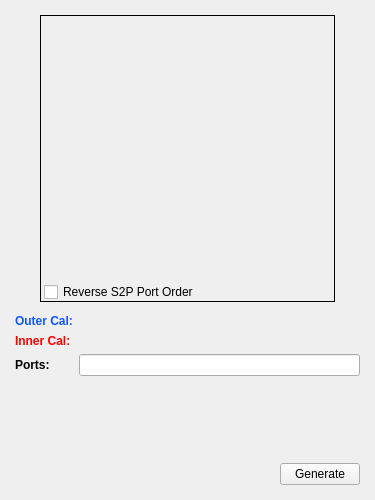
<?xml version="1.0" encoding="UTF-8"?>
<ui version="4.0">
 <class>MainWindow</class>
 <widget class="QMainWindow" name="MainWindow">
  <property name="geometry">
   <rect>
    <x>0</x>
    <y>0</y>
    <width>375</width>
    <height>500</height>
   </rect>
  </property>
  <property name="windowTitle">
   <string>RSA Deembed</string>
  </property>
  <property name="windowIcon">
   <iconset>
    <normaloff>:/new/icon_resource/RS.ico</normaloff>
    <normalon>:/new/icon_resource/RS.ico</normalon>:/new/icon_resource/RS.ico</iconset>
  </property>
  <widget class="QWidget" name="centralWidget">
   <layout class="QVBoxLayout" name="verticalLayout">
    <property name="leftMargin">
     <number>15</number>
    </property>
    <property name="topMargin">
     <number>15</number>
    </property>
    <property name="rightMargin">
     <number>15</number>
    </property>
    <property name="bottomMargin">
     <number>15</number>
    </property>
    <item>
     <widget class="QWidget" name="widget_5" native="true">
      <layout class="QHBoxLayout" name="horizontalLayout_5">
       <property name="spacing">
        <number>0</number>
       </property>
       <property name="leftMargin">
        <number>0</number>
       </property>
       <property name="topMargin">
        <number>0</number>
       </property>
       <property name="rightMargin">
        <number>0</number>
       </property>
       <property name="bottomMargin">
        <number>0</number>
       </property>
       <item>
        <spacer name="horizontalSpacer_2">
         <property name="orientation">
          <enum>Qt::Horizontal</enum>
         </property>
         <property name="sizeHint" stdset="0">
          <size>
           <width>0</width>
           <height>20</height>
          </size>
         </property>
        </spacer>
       </item>
       <item>
        <widget class="QWidget" name="diagramWidget" native="true">
         <property name="sizePolicy">
          <sizepolicy hsizetype="Fixed" vsizetype="Fixed">
           <horstretch>0</horstretch>
           <verstretch>0</verstretch>
          </sizepolicy>
         </property>
         <property name="minimumSize">
          <size>
           <width>295</width>
           <height>287</height>
          </size>
         </property>
         <property name="maximumSize">
          <size>
           <width>295</width>
           <height>287</height>
          </size>
         </property>
         <widget class="QCheckBox" name="portOrderCheckbox">
          <property name="geometry">
           <rect>
            <x>4</x>
            <y>267</y>
            <width>291</width>
            <height>20</height>
           </rect>
          </property>
          <property name="text">
           <string>Reverse S2P Port Order</string>
          </property>
         </widget>
         <widget class="QLabel" name="diagramLabel">
          <property name="geometry">
           <rect>
            <x>0</x>
            <y>0</y>
            <width>295</width>
            <height>287</height>
           </rect>
          </property>
          <property name="frameShape">
           <enum>QFrame::Box</enum>
          </property>
          <property name="text">
           <string/>
          </property>
          <property name="pixmap">
           <pixmap resource="Resources.qrc">:/diagrams/Images/CalPlanes_150.png</pixmap>
          </property>
         </widget>
         <zorder>diagramLabel</zorder>
         <zorder>portOrderCheckbox</zorder>
        </widget>
       </item>
       <item>
        <spacer name="horizontalSpacer_3">
         <property name="orientation">
          <enum>Qt::Horizontal</enum>
         </property>
         <property name="sizeHint" stdset="0">
          <size>
           <width>0</width>
           <height>20</height>
          </size>
         </property>
        </spacer>
       </item>
      </layout>
     </widget>
    </item>
    <item>
     <widget class="QWidget" name="widget" native="true">
      <layout class="QGridLayout" name="gridLayout">
       <property name="leftMargin">
        <number>0</number>
       </property>
       <property name="topMargin">
        <number>6</number>
       </property>
       <property name="rightMargin">
        <number>0</number>
       </property>
       <property name="bottomMargin">
        <number>0</number>
       </property>
       <item row="1" column="0">
        <widget class="QLabel" name="innerLabel">
         <property name="palette">
          <palette>
           <active>
            <colorrole role="WindowText">
             <brush brushstyle="SolidPattern">
              <color alpha="255">
               <red>255</red>
               <green>0</green>
               <blue>0</blue>
              </color>
             </brush>
            </colorrole>
           </active>
           <inactive>
            <colorrole role="WindowText">
             <brush brushstyle="SolidPattern">
              <color alpha="255">
               <red>255</red>
               <green>0</green>
               <blue>0</blue>
              </color>
             </brush>
            </colorrole>
           </inactive>
           <disabled>
            <colorrole role="WindowText">
             <brush brushstyle="SolidPattern">
              <color alpha="255">
               <red>120</red>
               <green>120</green>
               <blue>120</blue>
              </color>
             </brush>
            </colorrole>
           </disabled>
          </palette>
         </property>
         <property name="font">
          <font>
           <weight>75</weight>
           <bold>true</bold>
          </font>
         </property>
         <property name="text">
          <string>Inner Cal:</string>
         </property>
        </widget>
       </item>
       <item row="2" column="0">
        <widget class="QLabel" name="portsLabel">
         <property name="font">
          <font>
           <weight>75</weight>
           <bold>true</bold>
          </font>
         </property>
         <property name="text">
          <string>Ports:</string>
         </property>
        </widget>
       </item>
       <item row="0" column="0">
        <widget class="QLabel" name="outerLabel">
         <property name="palette">
          <palette>
           <active>
            <colorrole role="WindowText">
             <brush brushstyle="SolidPattern">
              <color alpha="255">
               <red>15</red>
               <green>87</green>
               <blue>255</blue>
              </color>
             </brush>
            </colorrole>
           </active>
           <inactive>
            <colorrole role="WindowText">
             <brush brushstyle="SolidPattern">
              <color alpha="255">
               <red>15</red>
               <green>87</green>
               <blue>255</blue>
              </color>
             </brush>
            </colorrole>
           </inactive>
           <disabled>
            <colorrole role="WindowText">
             <brush brushstyle="SolidPattern">
              <color alpha="255">
               <red>120</red>
               <green>120</green>
               <blue>120</blue>
              </color>
             </brush>
            </colorrole>
           </disabled>
          </palette>
         </property>
         <property name="font">
          <font>
           <weight>75</weight>
           <bold>true</bold>
          </font>
         </property>
         <property name="text">
          <string>Outer Cal:</string>
         </property>
        </widget>
       </item>
       <item row="2" column="1">
        <widget class="QLineEdit" name="portsEdit">
         <property name="focusPolicy">
          <enum>Qt::NoFocus</enum>
         </property>
         <property name="text">
          <string/>
         </property>
         <property name="readOnly">
          <bool>true</bool>
         </property>
        </widget>
       </item>
       <item row="0" column="1">
        <widget class="CalWidget" name="outerCal" native="true"/>
       </item>
       <item row="1" column="1">
        <widget class="CalWidget" name="innerCal" native="true"/>
       </item>
      </layout>
     </widget>
    </item>
    <item>
     <widget class="RsaToolbox::ErrorLabel" name="error" native="true">
      <property name="minimumSize">
       <size>
        <width>0</width>
        <height>16</height>
       </size>
      </property>
     </widget>
    </item>
    <item>
     <spacer name="verticalSpacer">
      <property name="orientation">
       <enum>Qt::Vertical</enum>
      </property>
      <property name="sizeHint" stdset="0">
       <size>
        <width>20</width>
        <height>40</height>
       </size>
      </property>
     </spacer>
    </item>
    <item>
     <widget class="QWidget" name="widget_4" native="true">
      <layout class="QHBoxLayout" name="horizontalLayout_4">
       <property name="spacing">
        <number>0</number>
       </property>
       <property name="leftMargin">
        <number>0</number>
       </property>
       <property name="topMargin">
        <number>0</number>
       </property>
       <property name="rightMargin">
        <number>0</number>
       </property>
       <property name="bottomMargin">
        <number>0</number>
       </property>
       <item>
        <spacer name="horizontalSpacer">
         <property name="orientation">
          <enum>Qt::Horizontal</enum>
         </property>
         <property name="sizeHint" stdset="0">
          <size>
           <width>217</width>
           <height>20</height>
          </size>
         </property>
        </spacer>
       </item>
       <item>
        <widget class="QPushButton" name="generateButton">
         <property name="text">
          <string>Generate</string>
         </property>
        </widget>
       </item>
      </layout>
     </widget>
    </item>
   </layout>
  </widget>
 </widget>
 <layoutdefault spacing="6" margin="11"/>
 <customwidgets>
  <customwidget>
   <class>RsaToolbox::ErrorLabel</class>
   <extends>QWidget</extends>
   <header>ErrorLabel.h</header>
   <container>1</container>
  </customwidget>
  <customwidget>
   <class>CalWidget</class>
   <extends>QWidget</extends>
   <header>CalWidget.h</header>
   <container>1</container>
  </customwidget>
 </customwidgets>
 <tabstops>
  <tabstop>portOrderCheckbox</tabstop>
  <tabstop>portsEdit</tabstop>
  <tabstop>generateButton</tabstop>
 </tabstops>
 <resources>
  <include location="Resources.qrc"/>
 </resources>
 <connections/>
</ui>
